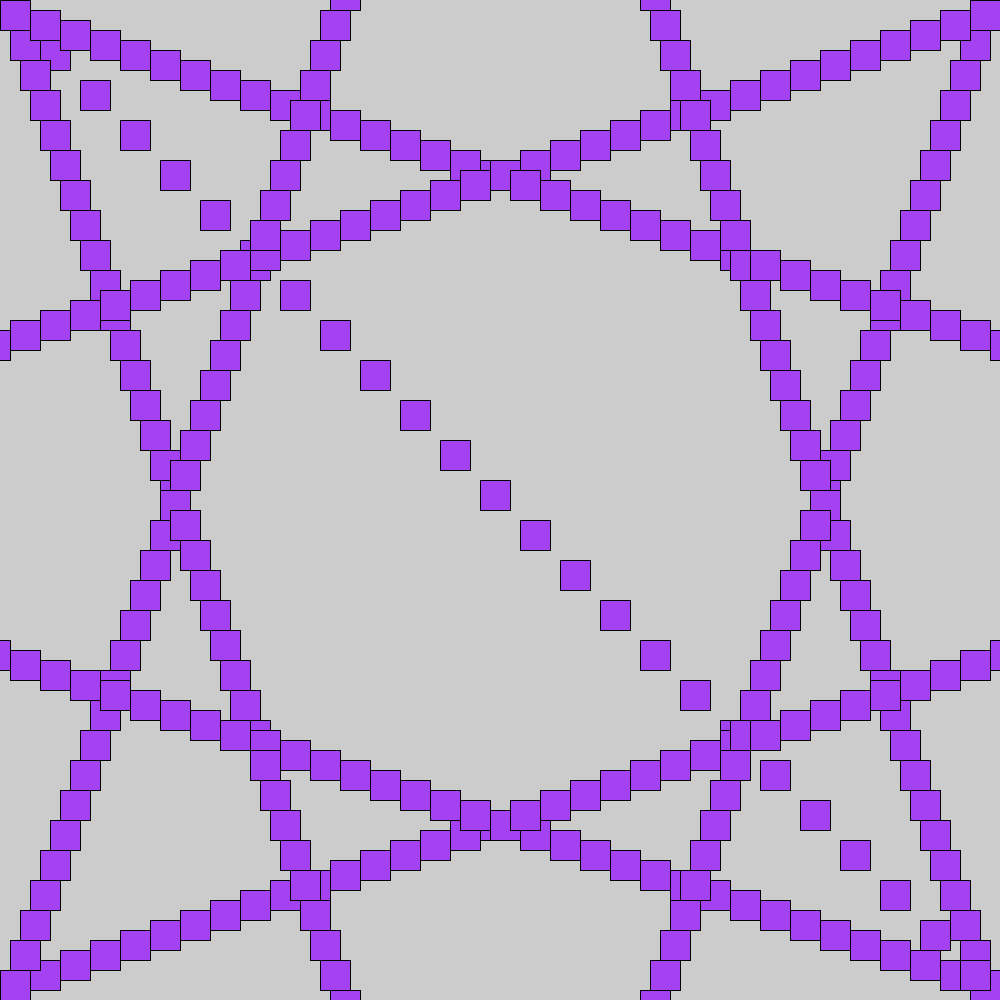
Frame 1 (no input)
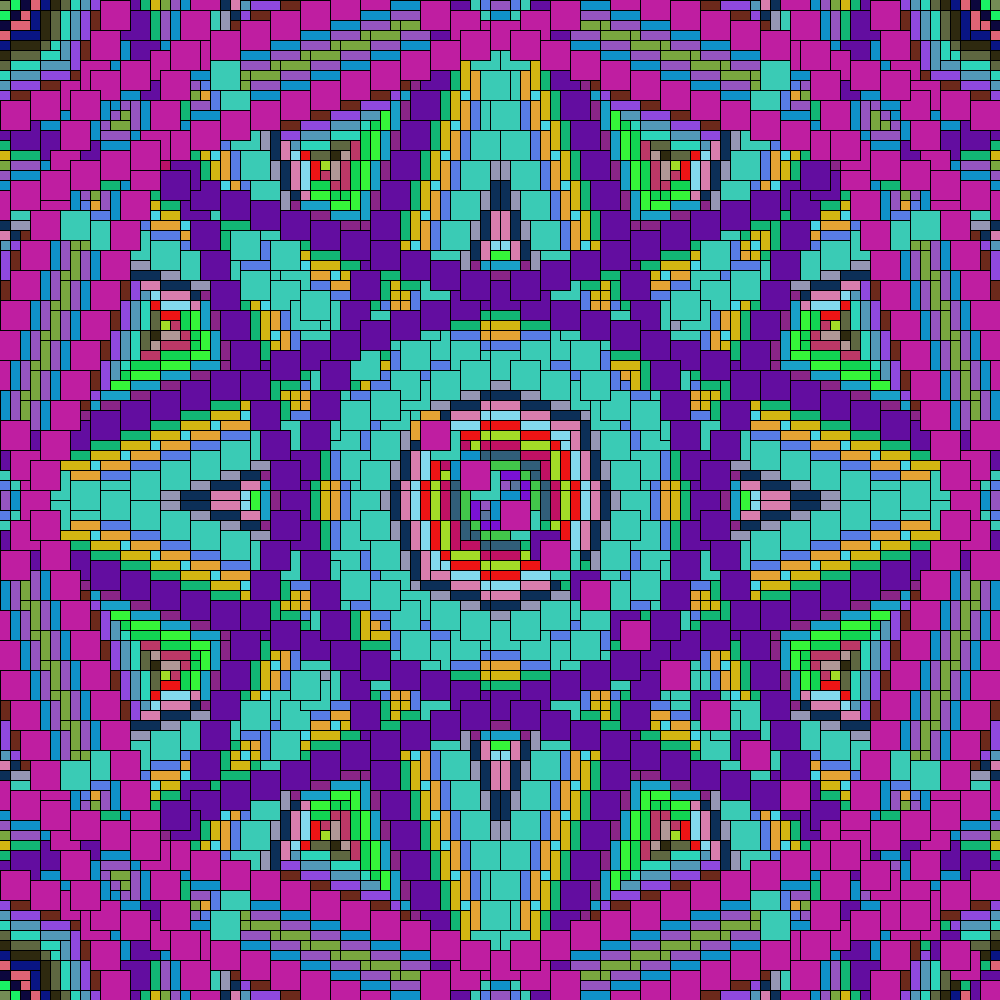
Frame 60 (the mouse pressed at the canvas centre just before this capture)
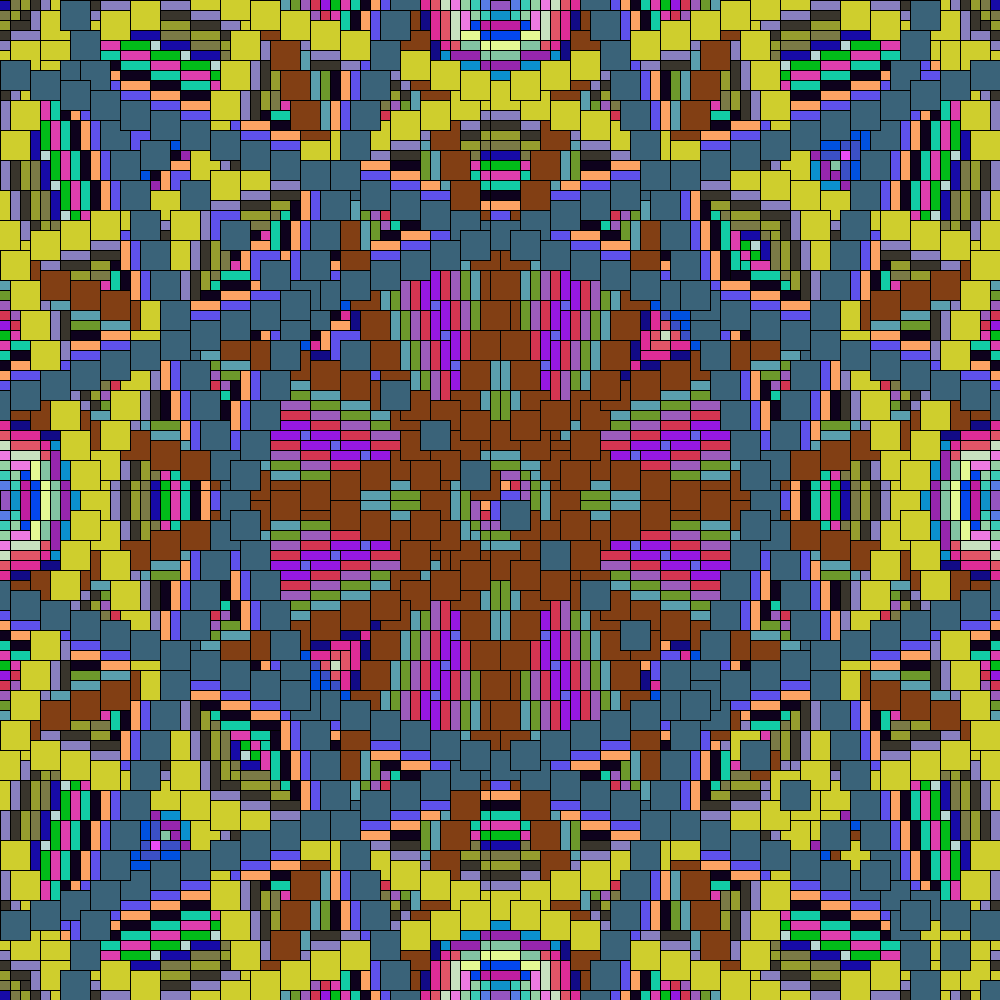
Frame 120 (the mouse held since frame 60 and released just before this capture)

The Processing sketch that drew these frames (run headless with seeded random() and noise(); from frame 60 on, the mouse is pressed at the canvas centre):

// Processing sketch: julian_mad1
// ── julian_mad1.pde
int a=0;

void setup()
{
  size(1000, 1000);
}
void draw()
{
  fill(random(255), random(255), random(255));
  for (int i=0; i<1000; i=i+30)
  {
    rect(0+a, 0+i, 30, 30);
    rect(0+i, +a, 30, 30);

    rect(0+i, 970-a, 30, 30);
    rect(0+a, 970-i, 30, 30);

    rect(970-a, 0+i, 30, 30);
    rect(970-i, 0+a, 30, 30);

    rect(970-a, 970-i, 30, 30); 
    rect(970-i, 970-a, 30, 30);

    rect(0+a+i, 0+a+i, 30, 30);
    rect(0+a, 0+i, 30, 30);
    rect(0+i, +a, 30, 30);

    rect(0+i, 970-a, 30, 30);
    rect(0+a, 970-i, 30, 30);

    rect(970-a, 0+i, 30, 30);
    rect(970-i, 0+a, 30, 30);

    rect(970-a, 970-i, 30, 30); 
    rect(970-i, 970-a, 30, 30);

    rect(0+a+i, 0+a+i, 30, 30);
    a=a+10;
    if (a>1000)
    { 
      a=0;
    }
  }
}
